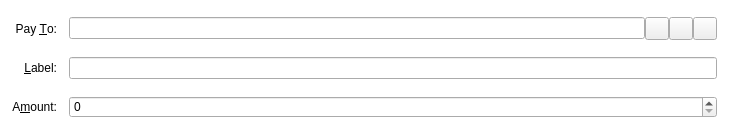
<?xml version="1.0" encoding="UTF-8"?>
<ui version="4.0">
 <class>SendCoinsEntry</class>
 <widget class="QFrame" name="SendCoinsEntry">
  <property name="geometry">
   <rect>
    <x>0</x>
    <y>0</y>
    <width>729</width>
    <height>136</height>
   </rect>
  </property>
  <property name="windowTitle">
   <string>Form</string>
  </property>
  <property name="styleSheet">
   <string notr="true">QFrame { background: transparent; }</string>
  </property>
  <property name="frameShape">
   <enum>QFrame::StyledPanel</enum>
  </property>
  <property name="frameShadow">
   <enum>QFrame::Sunken</enum>
  </property>
  <layout class="QGridLayout" name="gridLayout">
   <property name="spacing">
    <number>12</number>
   </property>
   <item row="5" column="0">
    <widget class="QLabel" name="label">
     <property name="text">
      <string>A&amp;mount:</string>
     </property>
     <property name="alignment">
      <set>Qt::AlignRight|Qt::AlignTrailing|Qt::AlignVCenter</set>
     </property>
     <property name="buddy">
      <cstring>payAmount</cstring>
     </property>
    </widget>
   </item>
   <item row="3" column="0">
    <widget class="QLabel" name="label_2">
     <property name="text">
      <string>Pay &amp;To:</string>
     </property>
     <property name="alignment">
      <set>Qt::AlignRight|Qt::AlignTrailing|Qt::AlignVCenter</set>
     </property>
     <property name="buddy">
      <cstring>payTo</cstring>
     </property>
    </widget>
   </item>
   <item row="5" column="1">
    <widget class="BitcoinAmountField" name="payAmount"/>
   </item>
   <item row="4" column="0">
    <widget class="QLabel" name="label_4">
     <property name="text">
      <string>&amp;Label:</string>
     </property>
     <property name="alignment">
      <set>Qt::AlignRight|Qt::AlignTrailing|Qt::AlignVCenter</set>
     </property>
     <property name="buddy">
      <cstring>addAsLabel</cstring>
     </property>
    </widget>
   </item>
   <item row="3" column="1">
    <layout class="QHBoxLayout" name="payToLayout">
     <property name="spacing">
      <number>0</number>
     </property>
     <item>
      <widget class="QValidatedLineEdit" name="payTo">
       <property name="toolTip">
        <string>The address to send the payment to (e.g. 1NS17iag9jJgTHD1VXjvLCEnZuQ3rJDE9L)</string>
       </property>
       <property name="maxLength">
        <number>34</number>
       </property>
      </widget>
     </item>
     <item>
      <widget class="QToolButton" name="addressBookButton">
       <property name="toolTip">
        <string>Choose address from address book</string>
       </property>
       <property name="text">
        <string/>
       </property>
       <property name="icon">
        <iconset resource="../bitcoin.qrc">
         <normaloff>:/icons/address-book</normaloff>:/icons/address-book</iconset>
       </property>
       <property name="shortcut">
        <string>Alt+A</string>
       </property>
      </widget>
     </item>
     <item>
      <widget class="QToolButton" name="pasteButton">
       <property name="toolTip">
        <string>Paste address from clipboard</string>
       </property>
       <property name="text">
        <string/>
       </property>
       <property name="icon">
        <iconset resource="../bitcoin.qrc">
         <normaloff>:/icons/editpaste</normaloff>:/icons/editpaste</iconset>
       </property>
       <property name="shortcut">
        <string>Alt+P</string>
       </property>
      </widget>
     </item>
     <item>
      <widget class="QToolButton" name="deleteButton">
       <property name="toolTip">
        <string>Remove this recipient</string>
       </property>
       <property name="text">
        <string/>
       </property>
       <property name="icon">
        <iconset resource="../bitcoin.qrc">
         <normaloff>:/icons/remove</normaloff>:/icons/remove</iconset>
       </property>
      </widget>
     </item>
    </layout>
   </item>
   <item row="4" column="1">
    <widget class="QValidatedLineEdit" name="addAsLabel">
     <property name="toolTip">
      <string>Enter a label for this address to add it to your address book</string>
     </property>
    </widget>
   </item>
  </layout>
 </widget>
 <customwidgets>
  <customwidget>
   <class>BitcoinAmountField</class>
   <extends>QSpinBox</extends>
   <header>bitcoinamountfield.h</header>
   <container>1</container>
  </customwidget>
  <customwidget>
   <class>QValidatedLineEdit</class>
   <extends>QLineEdit</extends>
   <header>qvalidatedlineedit.h</header>
  </customwidget>
 </customwidgets>
 <resources>
  <include location="../bitcoin.qrc"/>
 </resources>
 <connections/>
</ui>
